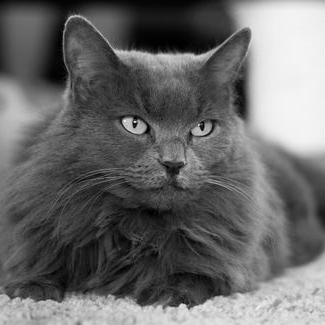
#> input picture p09/cat.png, 325 x 325 px
$ python yl3.py
#> lines starting #> are read from the running program, lines starting #| are printed output that depends on the picture
import os
import numpy as np
import cv2
import sys


def normaliseeri(pilt):
    miinimum = np.amin(np.real(pilt))
    maksimum = np.amax(np.real(pilt))
    #
    # for i in range(len(pilt)):
    #     i = np.real(pilt[i])
    #     print(i[10])
    for i in range(np.size(pilt,0)):
        for n in range(np.size(pilt,1)):
            pilt[i][n]=((np.real(pilt[i][n])-miinimum)*255)/(maksimum-miinimum)
    pilt = pilt.astype(np.uint8)
    return pilt

# [5 lines of commented-out code are left out]

img = cv2.imread("cat.png",0)
#> img is the input picture: shape (325, 325); min 0, max 245, mean 105.3
f = cv2.dft(np.float32(img), flags=cv2.DFT_COMPLEX_OUTPUT)
f_shift = np.fft.fftshift(f)
f_complex = f_shift[:,:,0] + 1j*f_shift[:,:,1]
f_abs = np.abs(f_complex) + 1 # lie between 1 and 1e6
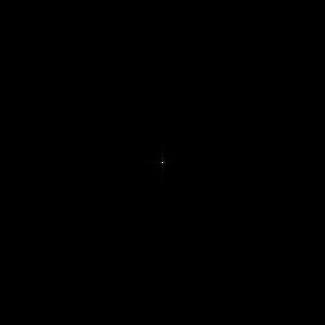
#> f_abs: shape (325, 325) float32; min 6.94, max 11119965, mean 3568.9; drawn with min black and max white

f_bounded = np.log(f_abs)
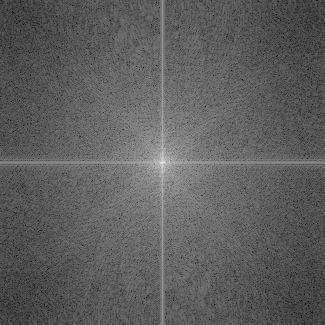
#> f_bounded: shape (325, 325) float32; min 1.94, max 16.22, mean 7.24; drawn with min black and max white
f_img = 255 * f_bounded / np.max(f_bounded)
f_img = f_img.astype(np.uint8)
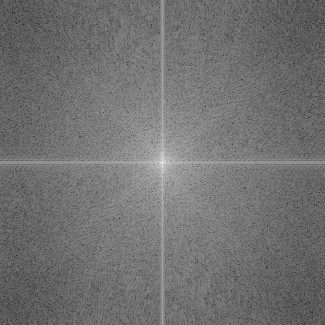
#> f_img: shape (325, 325); min 30, max 255, mean 113.3


cv2.imwrite("3tulemus.png", f_img)
print("done")

# [12 lines of commented-out code are left out]

$ run again, with p09/5tulemus.png copied over p09/cat.png
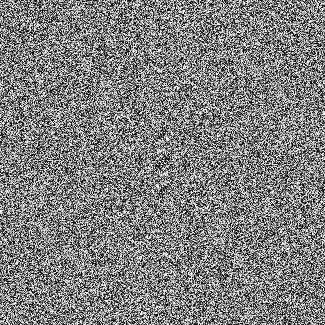
#> input picture p09/5tulemus.png, 325 x 325 px
#> img is the input picture: shape (325, 325); min 0, max 255, mean 127.6
#> `f_bounded = np.log(f_abs)`:
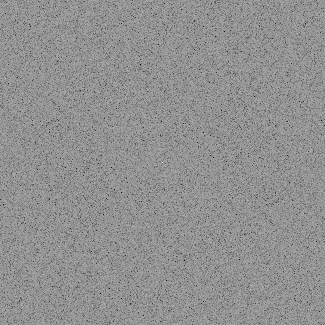
#> f_bounded: shape (325, 325) float32; min 0.224, max 16.42, mean 9.46; drawn with min black and max white
